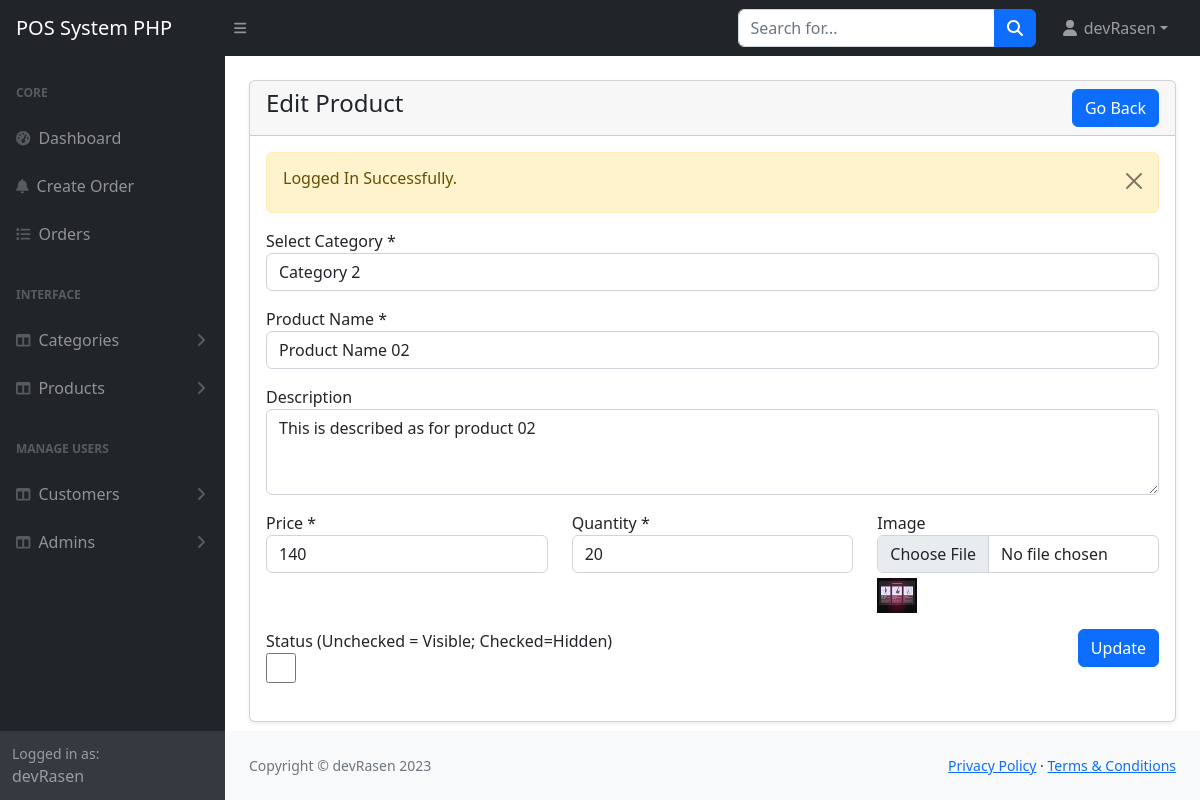
The app's page /POS-System-PHP/admin/product-edit.php?id=2 (signed in) with its own data.
### tables this page shows
CREATE TABLE `products` (
  `id` int NOT NULL,
  `category_id` int NOT NULL,
  `name` varchar(255) NOT NULL,
  `description` mediumtext,
  `price` int NOT NULL,
  `quantity` int NOT NULL,
  `image` varchar(255) DEFAULT NULL,
  `status` tinyint NOT NULL DEFAULT '0' COMMENT '0=Visible; 1=Hidden',
  `created_at` timestamp NOT NULL DEFAULT CURRENT_TIMESTAMP
);

CREATE TABLE `categories` (
  `id` int NOT NULL,
  `name` text NOT NULL,
  `description` tinytext,
  `status` int NOT NULL DEFAULT '0' COMMENT '0=Visible; 1=Hidden'
);

### POS-System-PHP/admin/product-edit.php (the view, shortened to what this page needs)
<?php
include('includes/header.php');
?>
<main>
    <div class="container-fluid px-4">
        <div class="card mt-4 shadow-sm">
            <div class="card-header">
                <h4 class="mb-0">Edit Product
                    <a href="products.php" class="btn btn-primary float-end">Go Back</a>
                </h4>
            </div>
            <div class="card-body">
                <form action="code.php" method="POST" enctype="multipart/form-data">
                    <?php
                    if (isset($_GET['id'])) {
                        if ($_GET['id'] != "") {
                            $productId = $_GET["id"];
                        } else {
                            echo '<h5>No id found!</h5>';
                            return false;
                        }
                    } else {
                        echo '<h5>No id given in params!</h5>';
                        return false;
                    }
                    $productInfo = getById("products", $productId);
                    if ($productInfo) {
                        if ($productInfo['status'] == 200) {
                    ?>
                            <div class="row">
                                <div class="col-md-12 mb-3">
                                    <label for="category_id">Select Category *</label>
                                    <select name="category_id" class="form-control" required>
                                        <?php
                                        $categories = getAll('categories');
                                        if (mysqli_num_rows($categories) > 0) {
                                            foreach ($categories as $item) :
                                        ?>
                                                <option value="<?= $item['id'] ?>" <?= $productInfo['data']['category_id'] == $item['id'] ? "selected" : ''; ?>><?= $item['name'] ?></option>
                                        <?php
                                            endforeach;
                                        }
                                        ?>
                                    </select>
                                </div>
                                <div class="col-md-12 mb-3">
                                    <label for="name">Product Name *</label>
                                    <input type="text" name="name" class="form-control" value="<?= $productInfo['data']['name']; ?>" required>
                                </div>
                                <div class="col-md-12 mb-3">
                                    <label for="description">Description</label>
                                    <textarea name="description" class="form-control" rows="3"><?= $productInfo['data']['description']; ?></textarea>
                                </div>
                                <div class="col-md-4 mb-3">
                                    <label for="price">Price *</label>
                                    <input type="number" name="price" class="form-control" value="<?= $productInfo['data']['price']; ?>" required>
                                </div>
                                <div class="col-md-4 mb-3">
                                    <label for="quantity">Quantity *</label>
                                    <input type="number" name="quantity" class="form-control" value="<?= $productInfo['data']['quantity']; ?>" required>
                                </div>
                                <div class="col-md-4 mb-3">
                                    <label for="image">Image</label>
                                    <input type="file" name="image" class="form-control">
                                    <img src="../<?= $productInfo['data']['image']; ?>" alt="image" style="width:40px; height:40px; padding-top:5px">
                                </div>
                                <div class="col-md-6 mb-3">
                                    <label for="status">Status (Unchecked = Visible; Checked=Hidden)</label>
                                    <br>
                                    <input type="checkbox" name="status" style="width: 30px; height:30px;" <?= $productInfo['data']['status'] == true ? "checked" : ""; ?>>
                                </div>
                                <div class="col-md-6 mb-3 text-end">
                                    <button type="submit" name="updateProduct" class="btn btn-primary">Update</button>
                                </div>
                            </div>
                    <?php
                        } else {
                            echo '<h5>' . $productInfo['message'] . '</h5>';
                        }
                    } else {
                        echo '<h5>Something went wrong!</h5>';
                        return false;
                    }
                    ?>
                </form>
            </div>
        </div>
    </div>
</main>
<?php
include('includes/footer.php');
?>

### records on screen
products: category_id "Category 2", name "Product Name 02", description "This is described as for product 02", price "140", quantity "20", image (picture)

### other values on screen
$_SESSION['loggedInUser']['name'] "devRasen"
$_SESSION['status'] "Logged In Successfully."
